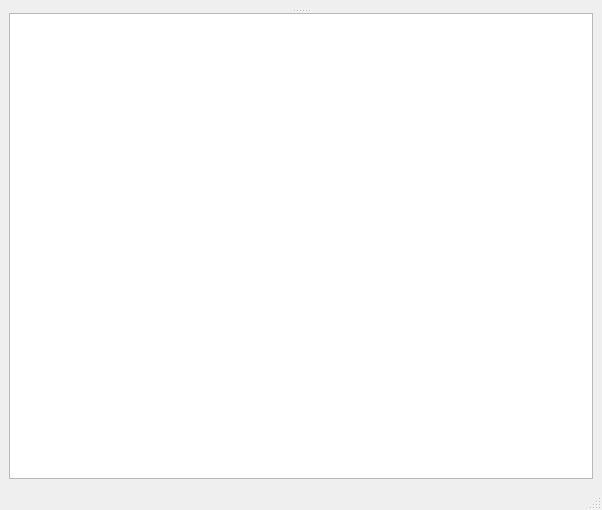
<?xml version="1.0" encoding="UTF-8"?>
<ui version="4.0">
 <class>qtMainWindow</class>
 <widget class="QMainWindow" name="qtMainWindow">
  <property name="geometry">
   <rect>
    <x>0</x>
    <y>0</y>
    <width>602</width>
    <height>510</height>
   </rect>
  </property>
  <property name="windowTitle">
   <string>Viewer</string>
  </property>
  <widget class="QWidget" name="centralwidget">
   <layout class="QVBoxLayout" name="verticalLayout">
    <item>
     <widget class="QSplitter" name="splitter">
      <property name="orientation">
       <enum>Qt::Vertical</enum>
      </property>
      <widget class="QStackedWidget" name="qtMainStackedWidget">
       <property name="mouseTracking">
        <bool>true</bool>
       </property>
       <property name="currentIndex">
        <number>1</number>
       </property>
       <widget class="QWidget" name="page_3"/>
       <widget class="QWidget" name="page_4"/>
      </widget>
      <widget class="QTextEdit" name="logsScrollArea">
       <property name="html">
        <string>&lt;!DOCTYPE HTML PUBLIC &quot;-//W3C//DTD HTML 4.0//EN&quot; &quot;http://www.w3.org/TR/REC-html40/strict.dtd&quot;&gt;
&lt;html&gt;&lt;head&gt;&lt;meta name=&quot;qrichtext&quot; content=&quot;1&quot; /&gt;&lt;style type=&quot;text/css&quot;&gt;
p, li { white-space: pre-wrap; }
&lt;/style&gt;&lt;/head&gt;&lt;body style=&quot; font-family:'MS Shell Dlg 2'; font-size:8pt; font-weight:400; font-style:normal;&quot;&gt;
&lt;p style=&quot;-qt-paragraph-type:empty; margin-top:0px; margin-bottom:0px; margin-left:0px; margin-right:0px; -qt-block-indent:0; text-indent:0px; font-size:8.25pt;&quot;&gt;&lt;br /&gt;&lt;/p&gt;&lt;/body&gt;&lt;/html&gt;</string>
       </property>
      </widget>
     </widget>
    </item>
   </layout>
  </widget>
  <widget class="QStatusBar" name="statusbar"/>
  <action name="actionAbout_ROVIS">
   <property name="text">
    <string>About ROVIS</string>
   </property>
  </action>
  <action name="actionCamera_Calibration">
   <property name="text">
    <string>Camera Calibration</string>
   </property>
  </action>
  <action name="actionCamera_Link">
   <property name="text">
    <string>Connect to ROVIS Vision Core</string>
   </property>
  </action>
  <action name="actionOptions">
   <property name="text">
    <string>Options</string>
   </property>
  </action>
  <action name="actionCamera_Calibration_2">
   <property name="text">
    <string>Camera Calibration</string>
   </property>
  </action>
  <action name="actionFilter">
   <property name="text">
    <string>Filter</string>
   </property>
  </action>
  <action name="actionRobust_Boundary_Segmentation">
   <property name="text">
    <string>Robust Boundary Segmentation</string>
   </property>
  </action>
  <action name="actionRobust_Region_Segmentation">
   <property name="text">
    <string>Robust Region Segmentation</string>
   </property>
  </action>
  <action name="actionRegion_Features">
   <property name="text">
    <string>Region Features</string>
   </property>
  </action>
  <action name="actionEdge_Features">
   <property name="text">
    <string>Edge Features</string>
   </property>
  </action>
  <action name="actionGradient_Features_Corners">
   <property name="text">
    <string>Gradient Features (Corners)</string>
   </property>
  </action>
  <action name="actionMinimum_Distance_Classifier">
   <property name="text">
    <string>Minimum Distance Classifier</string>
   </property>
  </action>
  <action name="actionTriangulation">
   <property name="text">
    <string>Triangulation</string>
   </property>
  </action>
  <action name="actionDisparity_Map">
   <property name="text">
    <string>Disparity Map</string>
   </property>
  </action>
  <action name="actionView_3D">
   <property name="text">
    <string>View 3D</string>
   </property>
  </action>
  <action name="actionRendering_Options">
   <property name="text">
    <string>Rendering Options</string>
   </property>
  </action>
  <action name="actionMulti_view_Reconstruction">
   <property name="text">
    <string>Multi-view Reconstruction</string>
   </property>
  </action>
  <action name="actionActive_Tracking">
   <property name="text">
    <string>Active Tracking</string>
   </property>
  </action>
  <action name="actionBasics">
   <property name="text">
    <string>Basics</string>
   </property>
  </action>
  <action name="actionSegmentation_Fusion">
   <property name="text">
    <string>Segmentation Fusion</string>
   </property>
  </action>
  <action name="actionScene_Features">
   <property name="text">
    <string>Scene Features</string>
   </property>
  </action>
  <action name="actionObjectReconstruction">
   <property name="text">
    <string>ObjectReconstruction</string>
   </property>
  </action>
  <action name="actionDisparity_Segmentation">
   <property name="text">
    <string>Disparity Segmentation</string>
   </property>
  </action>
  <action name="actionRecordings">
   <property name="text">
    <string>Recordings</string>
   </property>
  </action>
  <action name="actionView_Blockchain">
   <property name="text">
    <string>View Blockchain</string>
   </property>
  </action>
  <action name="actionView_2D">
   <property name="text">
    <string>View 2D</string>
   </property>
  </action>
  <action name="actionConvert_to_TFRecord">
   <property name="text">
    <string>Convert to TFRecord</string>
   </property>
  </action>
  <action name="actionVehicle_mission_planner">
   <property name="text">
    <string>Vehicle mission planner</string>
   </property>
  </action>
  <action name="actionAdd_lane_detection_datastream">
   <property name="text">
    <string>Add lane detection datastream</string>
   </property>
  </action>
  <action name="actionAdd_semantic_segmentation_datastream">
   <property name="text">
    <string>Add semantic segmentation datastream</string>
   </property>
  </action>
  <action name="actionAdd_3D_datastream">
   <property name="text">
    <string>Add 3D datastream</string>
   </property>
  </action>
  <action name="actionLoad_DB">
   <property name="text">
    <string>Load DB</string>
   </property>
  </action>
  <action name="actionAdd_2D_datastream">
   <property name="text">
    <string>Add 2D datastream</string>
   </property>
  </action>
  <action name="action_menu_help">
   <property name="text">
    <string>Menu</string>
   </property>
  </action>
  <action name="action_lane_help">
   <property name="text">
    <string>Lane anotation</string>
   </property>
  </action>
  <action name="action_semseg_help">
   <property name="text">
    <string>SemSeg anotation</string>
   </property>
  </action>
  <action name="action_roi2d_help">
   <property name="text">
    <string>Roi2D anotation</string>
   </property>
  </action>
  <action name="action_roi3d_help">
   <property name="text">
    <string>Roi3D anotation</string>
   </property>
  </action>
  <action name="actionAdd_points_tracker_datastream">
   <property name="text">
    <string>Add points tracker datastream</string>
   </property>
  </action>
  <action name="actionLoad_database">
   <property name="text">
    <string>Load DB</string>
   </property>
  </action>
  <action name="actionCopy_database">
   <property name="text">
    <string>Copy DB</string>
   </property>
  </action>
  <action name="actionCreate_database">
   <property name="text">
    <string>Create DB</string>
   </property>
  </action>
 </widget>
 <resources/>
 <connections/>
</ui>
